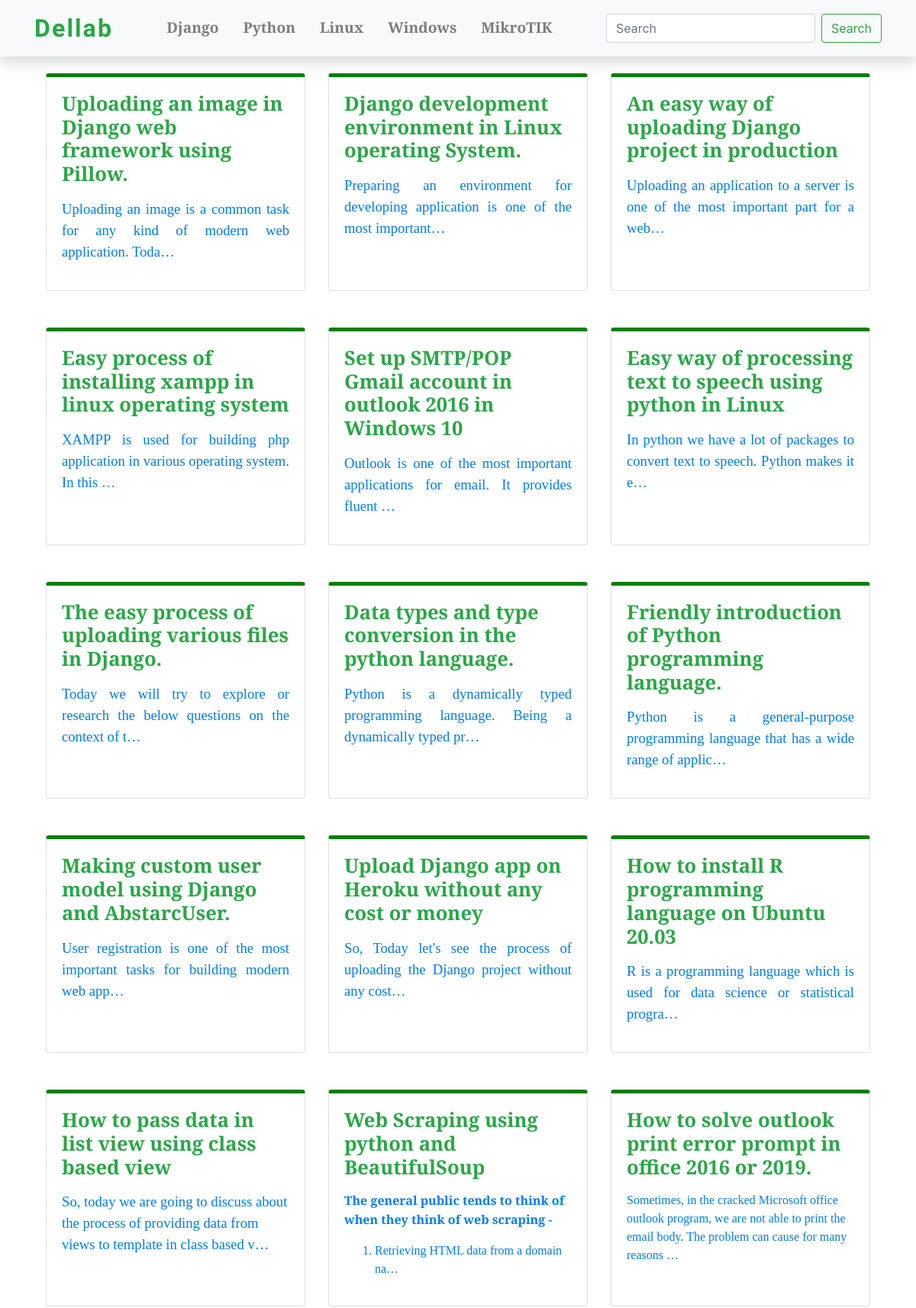
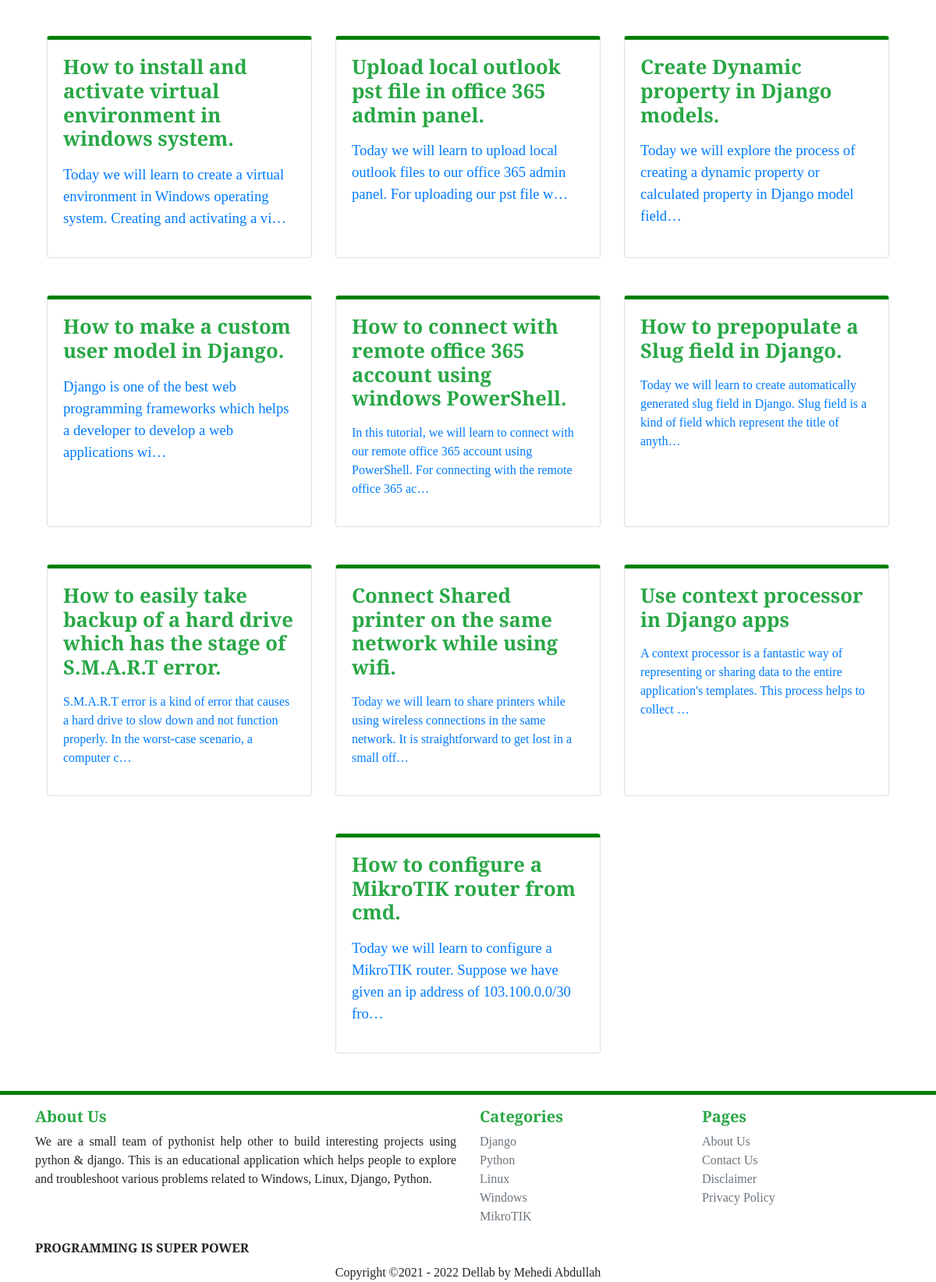
The page / on the database its author committed (2 pictures, top to bottom).
### blog/models.py (models this page shows, shortened)
class Blog(models.Model):
    title = models.TextField(unique=True, max_length=987)
    writer = models.ForeignKey(User, on_delete=models.CASCADE, null=True, default=1)
    updated = models.DateField(auto_now=True, auto_now_add=False)
    timestamp = models.DateTimeField(auto_now=False, auto_now_add=True)
    category = models.ForeignKey(Category, on_delete=models.CASCADE)
    content = HTMLField()
    slug = models.SlugField(blank=True, max_length=987)
    def get_absolute_url(self):
        return reverse("details", kwargs={"id": self.id, 'slug': self.slug})

### blog/views.py (the view)
# urls.py: path('', views.index, name='index'),
def index(request):
    blogs = Blog.objects.all()
    return render(request, 'blog/index.html', {'blogs': blogs})

### templates/blog/index.html (shortened to what this page needs)
{% extends 'master.html' %}
{% block main %}
    <div  class="container mt-5">
        <div class="row justify-content-center mx-auto my-auto">
            {% for django in blogs %}
                <div class="col-md-4 mt-5">
                    <div class="card bg-white h-100" data-aos="zoom-in-up" style=" font-family: 'Averia Serif Libre', cursive; border-top: 5px solid green; border-radius:1.6 rem background-color: #ffffff;">
                        <a href={{ django.get_absolute_url }} " style='text-decoration: none;'>
                            <div class="card-body">
                                <h5 class="card-title text-success text-align-center font-weight-bold" style='font-size: 1.6rem; justify-content: center'>{{django.title|safe}}</h5>
                                <p class="card-text text-secondary" style='font-size: 1.3rem; justify: center'>{{django.content|truncatechars:144|safe}}</p>
                            </div>
                        </a>
                    </div>
                </div>
            {% endfor %}
        </div>
    </div>
{% endblock main %}

### rows shown on the page
Blog: title "Uploading an image in Django web framework using Pillow.", content "Uploading an image is a common task for any kind of modern web application. Toda…"
Blog: title "Django development environment in Linux operating System.", content "Preparing an environment for developing application is one of the most important…"
Blog: title "An easy way of uploading Django project in production", content "Uploading an application to a server is one of the most important part for a web…"
Blog: title "Easy process of installing xampp in linux operating system", content "XAMPP is used for building php application in various operating system. In this …"
Blog: title "Set up SMTP/POP Gmail account in outlook 2016 in Windows 10", content "Outlook is one of the most important applications for email. It provides fluent …"
Blog: title "Easy way of processing text to speech using python in Linux", content "In python we have a lot of packages to convert text to speech. Python makes it e…"
Blog: title "The easy process of uploading various files in Django.", content "Today we will try to explore or research the below questions on the context of t…"
Blog: title "Data types and type conversion in the python language.", content "Python is a dynamically typed programming language. Being a dynamically typed pr…"
Blog: title "Friendly introduction of Python programming language.", content "Python is a general-purpose programming language that has a wide range of applic…"
Blog: title "Making custom user model using Django and AbstarcUser.", content "User registration is one of the most important tasks for building modern web app…"
Blog: title "Upload Django app on Heroku without any cost or money", content "So, Today let's see the process of uploading the Django project without any cost…"
Blog: title "How to install R programming language on Ubuntu 20.03", content "R is a programming language which is used for data science or statistical progra…"
Blog: title "How to pass data in list view using class based view", content "So, today we are going to discuss about the process of providing data from views to template in class based v…"
Blog: title "Web Scraping using python and BeautifulSoup", content "The general public tends to think of when they think of web scraping - Retrieving HTML data from a domain na…"
Blog: title "How to solve outlook print error prompt in office 2016 or 2019.", content "Sometimes, in the cracked Microsoft office outlook program, we are not able to print the email body. The problem can cause for many reasons …"
Blog: title "How to install and activate virtual environment in windows system.", content "Today we will learn to create a virtual environment in Windows operating system. Creating and activating a vi…"
Blog: title "Upload local outlook pst file in office 365 admin panel.", content "Today we will learn to upload local outlook files to our office 365 admin panel. For uploading our pst file w…"
Blog: title "Create Dynamic property in Django models.", content "Today we will explore the process of creating a dynamic property or calculated property in Django model field…"
Blog: title "How to make a custom user model in Django.", content "Django is one of the best web programming frameworks which helps a developer to develop a web applications wi…"
Blog: title "How to connect with remote office 365 account using windows PowerShell.", content "In this tutorial, we will learn to connect with our remote office 365 account using PowerShell. For connecting with the remote office 365 ac…"
Blog: title "How to prepopulate a Slug field in Django.", content "Today we will learn to create automatically generated slug field in Django. Slug field is a kind of field which represent the title of anyth…"
Blog: title "How to easily take backup of a hard drive which has the stage of S.M.A.R.T error.", content "S.M.A.R.T error is a kind of error that causes a hard drive to slow down and not function properly. In the worst-case scenario, a computer c…"
Blog: title "Connect Shared printer on the same network while using wifi.", content "Today we will learn to share printers while using wireless connections in the same network. It is straightforward to get lost in a small off…"
Blog: title "Use context processor in Django apps", content "A context processor is a fantastic way of representing or sharing data to the entire application's templates. This process helps to collect …"
Blog: title "How to configure a MikroTIK router from cmd.", content "Today we will learn to configure a MikroTIK router. Suppose we have given an ip address of 103.100.0.0/30 fro…"
